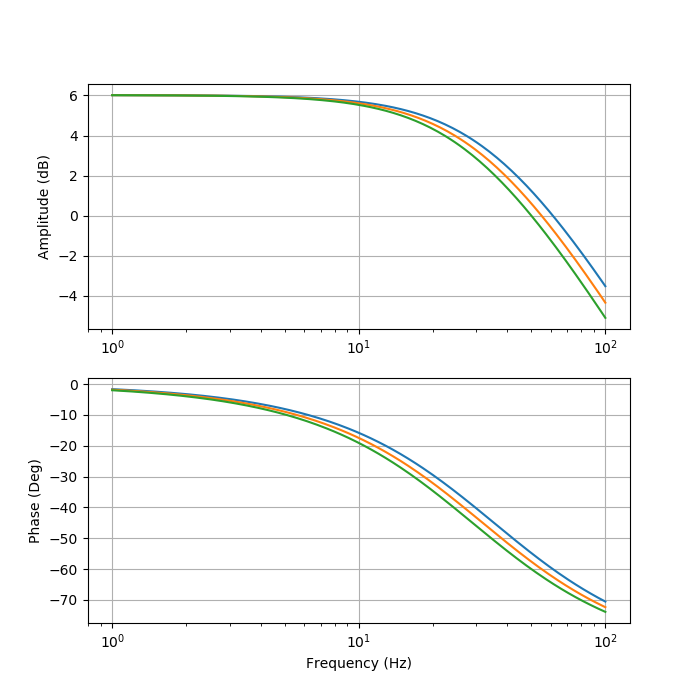

Write the Python code that produced this figure.
import ltspice
import matplotlib.pyplot as plt
import numpy as np
import os

l = ltspice.Ltspice(os.path.dirname(__file__) + '/ac.raw')
l.parse()

fig, axes = plt.subplots(2, 1, figsize=(7,7))

labels = list(map(lambda x: "Rmax = {}kOhm".format(str(x)), np.linspace(9, 11, 3).astype(int)))

for case in range(l.case_count):
    freq = l.get_frequency(case)
    V_out = l.get_data('V(Vout)', case)

    Vout_amplitude = 20 * np.log10(np.abs(V_out))
    Vout_angle = np.angle(V_out, deg=True)

    axes[0].semilogx(freq, Vout_amplitude)
    axes[1].semilogx(freq, Vout_angle, label=labels[case])

axes[0].grid()
axes[1].grid()
axes[1].set_xlabel("Frequency (Hz)")
axes[0].set_ylabel("Amplitude (dB)")
axes[1].set_ylabel("Phase (Deg)")
plt.savefig("ac.png")
plt.legend()
plt.show()